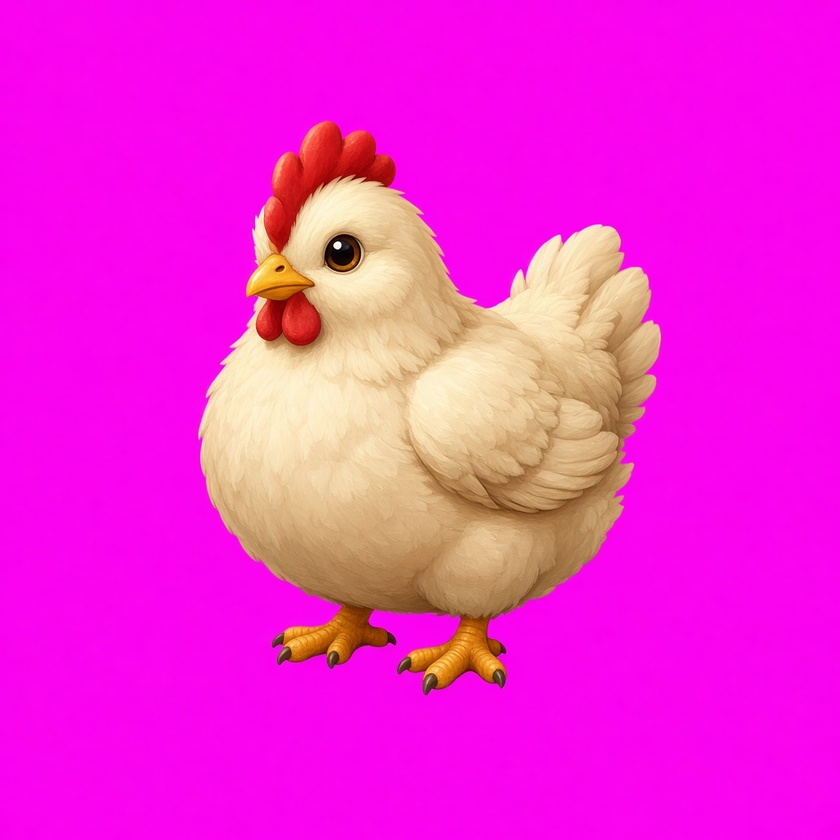
#> input picture games/darklegend/assets/iso/raw/iso-chicken.jpg, 840 x 840 px, shrunk from 1024 x 1024 before the run
$ python defringe.py assets/iso/raw/iso-chicken.jpg assets/iso/raw/iso-dirt.jpg 1.0 5
#> lines starting #> are read from the running program, lines starting #| are printed output that depends on the picture; after the words box and inside, x2 and y2 are one past the last pixel; in counts of white or black regions, pixels touching at a corner belong together
# 去洋红描边：已经抠成透明的精灵，边缘常留一圈粉紫（原图是洋红底 JPEG）。
# 用法：python defringe.py 输入.png 输出.png [强度 0..1] [收边 0..3]
#
# 做法很朴素：把"偏洋红"的像素整片挖掉（连叶缝里透出来的洋红点一起挖，那是背景），
# 再收 1~2px 边。不往边缘补色——补色会把两片叶子之间的缝糊成一块。
# 800px 的立牌缩到 100px 显示，少 2px 看不出来；不挖的话洋红边会一直在。
import sys
import numpy as np
from PIL import Image


def defringe(src, dst, strength=1.0, erode=1):
#> called with src = 'assets/iso/raw/iso-chicken.jpg', dst = 'assets/iso/raw/iso-dirt.jpg', strength = 1, erode = 5
    im = Image.open(src).convert("RGBA")
    a = np.asarray(im).astype(np.int16)
    rgb = a[:, :, :3]
    alpha = a[:, :, 3].copy()
#> alpha: shape (840, 840) int16; every value is 255

    r, g, b = rgb[:, :, 0], rgb[:, :, 1], rgb[:, :, 2]
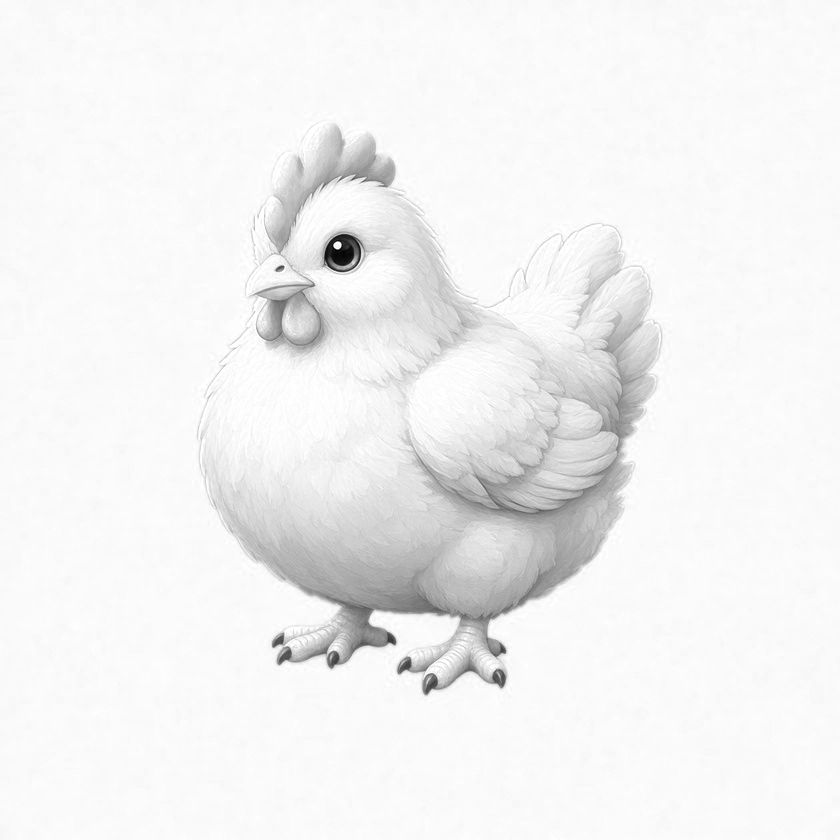
#> r: shape (840, 840) int16; min 1, max 255, mean 241.5
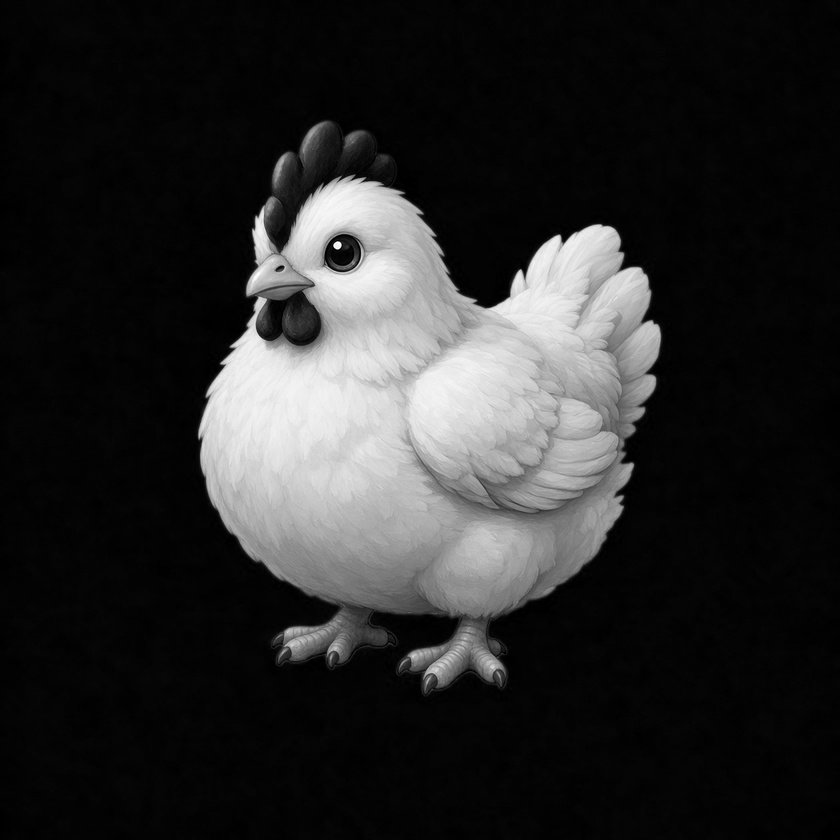
#> g: shape (840, 840) int16; min 0, max 254, mean 41.4
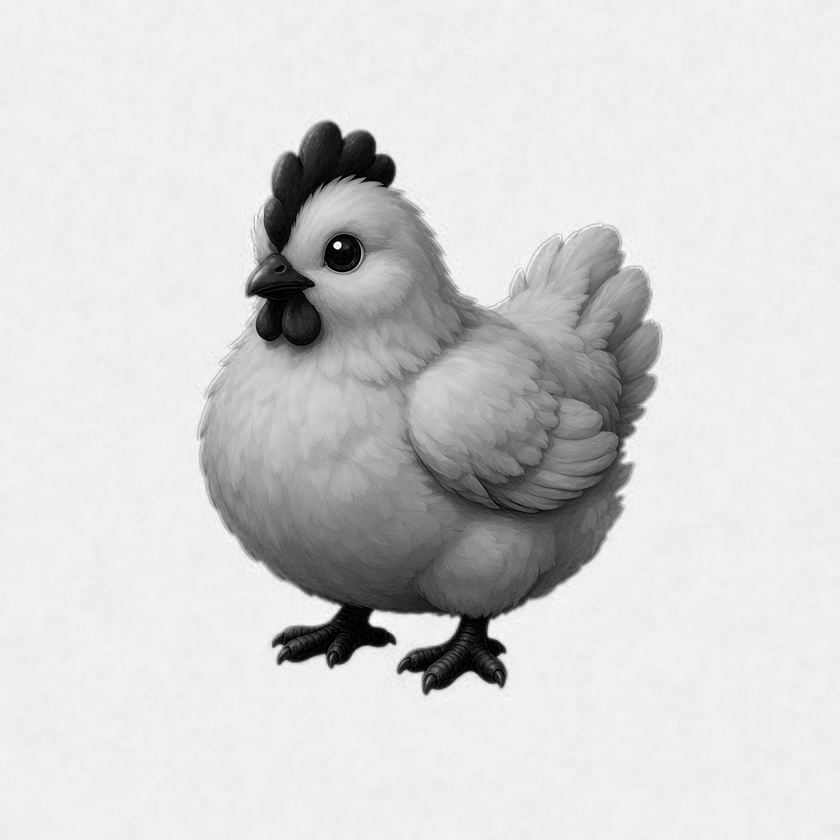
#> b: shape (840, 840) int16; min 0, max 255, mean 212.2
    thr_r = 6 + (1 - strength) * 30
    thr_b = 4 + (1 - strength) * 26
    pink = (alpha > 0) & ((r - g) > thr_r) & ((b - g) > thr_b)
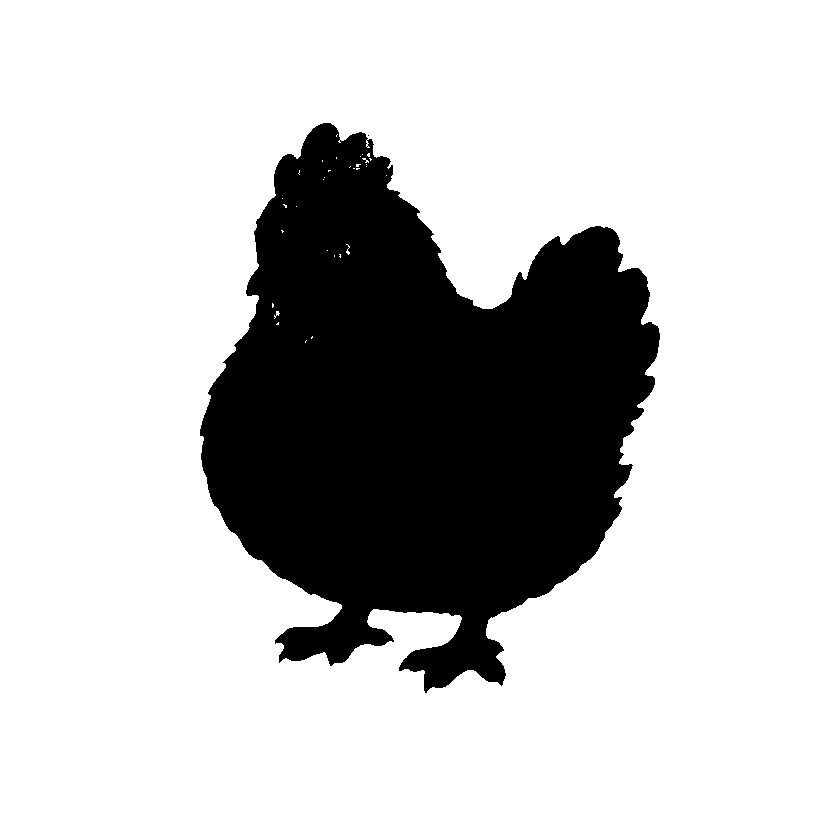
#> pink: shape (840, 840) bool; 77.5% white; 2 black regions (1 under 20 px), largest, box (x1, y1, x2, y2) and area: (200, 123, 660, 693) 159057
    alpha[pink] = 0

    for _ in range(max(0, int(erode))):
        amin = alpha.copy()
        for dy in (-1, 0, 1):
            for dx in (-1, 0, 1):
                amin = np.minimum(amin, np.roll(np.roll(alpha, dy, 0), dx, 1))
        alpha = amin
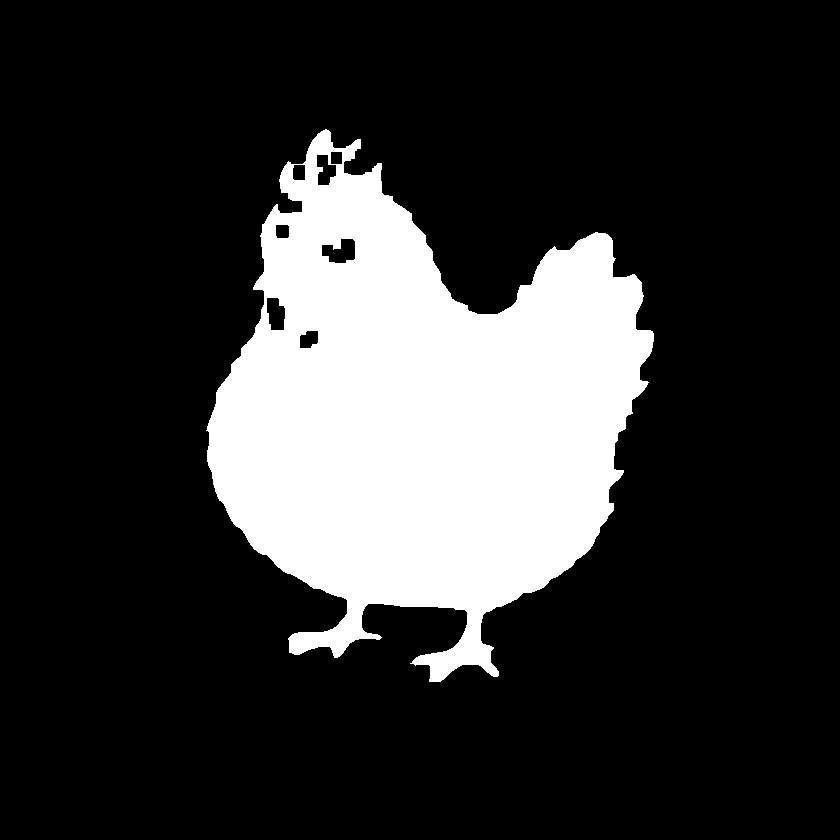
#> alpha: shape (840, 840) int16; 20% white; 1 white region, box (x1, y1, x2, y2) and area: (206, 129, 654, 682) 141267

    out = np.dstack([rgb.astype(np.uint8), alpha.astype(np.uint8)])
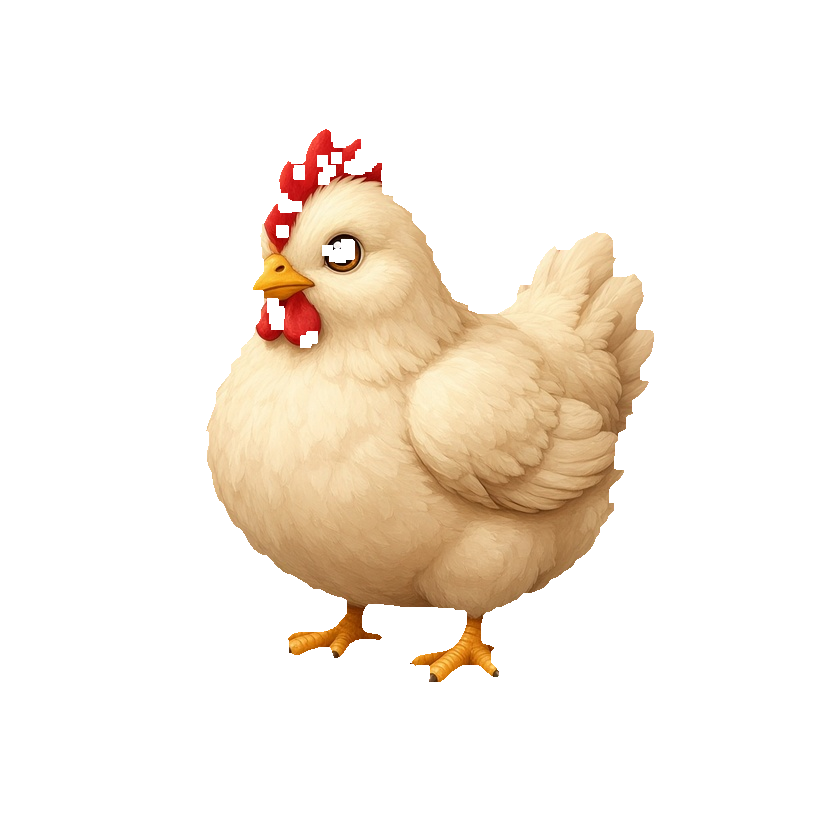
#> out: shape (840, 840, 4); mean R, G, B, A 241.5, 41.4, 212.2, 51.1; transparent parts drawn white
    Image.fromarray(out, "RGBA").save(dst)
    print("defringed", dst, "pink px", int(pink.sum()), "erode", erode)
#| defringed assets/iso/raw/iso-dirt.jpg pink px 546542 erode 5


if __name__ == "__main__":
    src, dst = sys.argv[1], sys.argv[2]
    st = float(sys.argv[3]) if len(sys.argv) > 3 else 1.0
    er = int(sys.argv[4]) if len(sys.argv) > 4 else 1
    defringe(src, dst, st, er)
